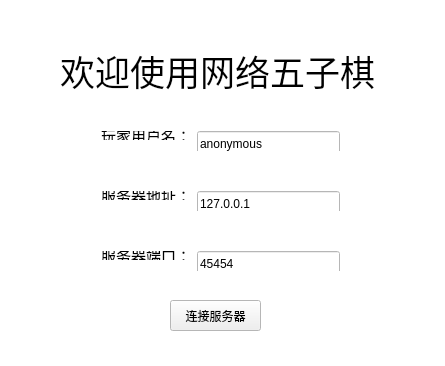
<?xml version="1.0" encoding="UTF-8"?>
<ui version="4.0">
 <class>ClientClass</class>
 <widget class="QMainWindow" name="ClientClass">
  <property name="geometry">
   <rect>
    <x>0</x>
    <y>0</y>
    <width>445</width>
    <height>366</height>
   </rect>
  </property>
  <property name="minimumSize">
   <size>
    <width>445</width>
    <height>366</height>
   </size>
  </property>
  <property name="maximumSize">
   <size>
    <width>445</width>
    <height>366</height>
   </size>
  </property>
  <property name="palette">
   <palette>
    <active>
     <colorrole role="Base">
      <brush brushstyle="SolidPattern">
       <color alpha="255">
        <red>255</red>
        <green>255</green>
        <blue>255</blue>
       </color>
      </brush>
     </colorrole>
     <colorrole role="Window">
      <brush brushstyle="SolidPattern">
       <color alpha="255">
        <red>255</red>
        <green>255</green>
        <blue>255</blue>
       </color>
      </brush>
     </colorrole>
    </active>
    <inactive>
     <colorrole role="Base">
      <brush brushstyle="SolidPattern">
       <color alpha="255">
        <red>255</red>
        <green>255</green>
        <blue>255</blue>
       </color>
      </brush>
     </colorrole>
     <colorrole role="Window">
      <brush brushstyle="SolidPattern">
       <color alpha="255">
        <red>255</red>
        <green>255</green>
        <blue>255</blue>
       </color>
      </brush>
     </colorrole>
    </inactive>
    <disabled>
     <colorrole role="Base">
      <brush brushstyle="SolidPattern">
       <color alpha="255">
        <red>255</red>
        <green>255</green>
        <blue>255</blue>
       </color>
      </brush>
     </colorrole>
     <colorrole role="Window">
      <brush brushstyle="SolidPattern">
       <color alpha="255">
        <red>255</red>
        <green>255</green>
        <blue>255</blue>
       </color>
      </brush>
     </colorrole>
    </disabled>
   </palette>
  </property>
  <property name="windowTitle">
   <string>网络五子棋 - 客户端</string>
  </property>
  <property name="windowIcon">
   <iconset resource="client.qrc">
    <normaloff>:/Client/Resources/exe.ico</normaloff>:/Client/Resources/exe.ico</iconset>
  </property>
  <widget class="QWidget" name="centralWidget">
   <widget class="QPushButton" name="conn_client_BTN">
    <property name="geometry">
     <rect>
      <x>170</x>
      <y>300</y>
      <width>91</width>
      <height>31</height>
     </rect>
    </property>
    <property name="text">
     <string>连接服务器</string>
    </property>
   </widget>
   <widget class="QLabel" name="label_3">
    <property name="geometry">
     <rect>
      <x>60</x>
      <y>40</y>
      <width>321</width>
      <height>61</height>
     </rect>
    </property>
    <property name="font">
     <font>
      <pointsize>26</pointsize>
     </font>
    </property>
    <property name="text">
     <string>欢迎使用网络五子棋</string>
    </property>
   </widget>
   <widget class="QWidget" name="layoutWidget">
    <property name="geometry">
     <rect>
      <x>90</x>
      <y>180</y>
      <width>261</width>
      <height>31</height>
     </rect>
    </property>
    <layout class="QHBoxLayout" name="horizontalLayout">
     <item>
      <widget class="QLabel" name="label">
       <property name="font">
        <font>
         <pointsize>11</pointsize>
        </font>
       </property>
       <property name="text">
        <string>服务器地址：</string>
       </property>
      </widget>
     </item>
     <item>
      <widget class="QLineEdit" name="serverAddr_client_LE">
       <property name="minimumSize">
        <size>
         <width>0</width>
         <height>25</height>
        </size>
       </property>
       <property name="text">
        <string>127.0.0.1</string>
       </property>
      </widget>
     </item>
    </layout>
   </widget>
   <widget class="QWidget" name="layoutWidget">
    <property name="geometry">
     <rect>
      <x>90</x>
      <y>240</y>
      <width>261</width>
      <height>31</height>
     </rect>
    </property>
    <layout class="QHBoxLayout" name="horizontalLayout_2">
     <item>
      <widget class="QLabel" name="label_2">
       <property name="font">
        <font>
         <pointsize>11</pointsize>
        </font>
       </property>
       <property name="text">
        <string>服务器端口：</string>
       </property>
      </widget>
     </item>
     <item>
      <widget class="QLineEdit" name="serverPort_client_LE">
       <property name="minimumSize">
        <size>
         <width>0</width>
         <height>25</height>
        </size>
       </property>
       <property name="text">
        <string>45454</string>
       </property>
      </widget>
     </item>
    </layout>
   </widget>
   <widget class="QWidget" name="layoutWidget_2">
    <property name="geometry">
     <rect>
      <x>90</x>
      <y>120</y>
      <width>261</width>
      <height>31</height>
     </rect>
    </property>
    <layout class="QHBoxLayout" name="horizontalLayout_3">
     <item>
      <widget class="QLabel" name="label_4">
       <property name="font">
        <font>
         <pointsize>11</pointsize>
        </font>
       </property>
       <property name="text">
        <string>玩家用户名：</string>
       </property>
      </widget>
     </item>
     <item>
      <widget class="QLineEdit" name="nickName_client_LE">
       <property name="minimumSize">
        <size>
         <width>0</width>
         <height>25</height>
        </size>
       </property>
       <property name="text">
        <string>anonymous</string>
       </property>
      </widget>
     </item>
    </layout>
   </widget>
  </widget>
 </widget>
 <layoutdefault spacing="6" margin="11"/>
 <tabstops>
  <tabstop>nickName_client_LE</tabstop>
  <tabstop>serverAddr_client_LE</tabstop>
  <tabstop>serverPort_client_LE</tabstop>
  <tabstop>conn_client_BTN</tabstop>
 </tabstops>
 <resources>
  <include location="client.qrc"/>
 </resources>
 <connections/>
</ui>
